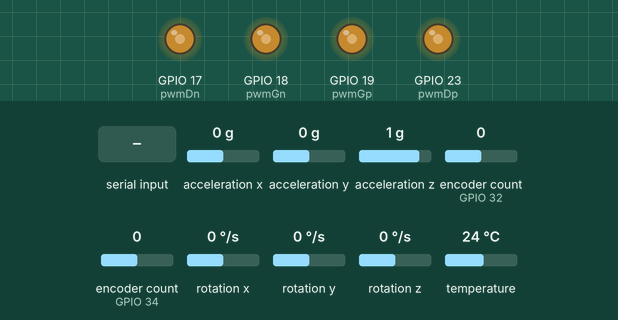
Bench run of a program on a simulated ESP32. Shown: output pins drawn as LEDs (lit = HIGH). Inputs (shaded band) come from the test bench; at power-on: encoder count (sensors on GPIO 32, GPIO 34) 0, acceleration x 0 g, acceleration y 0 g, acceleration z 1 g, rotation x 0 °/s, rotation y 0 °/s, rotation z 0 °/s, temperature 24 °C. Nothing arrives over Bluetooth unless stated; what the program prints to the serial monitor is not drawn.

Above: at 1.2 s.
1.3 s: encoder count (sensor on GPIO 32) set to 1
At 1.5 s:
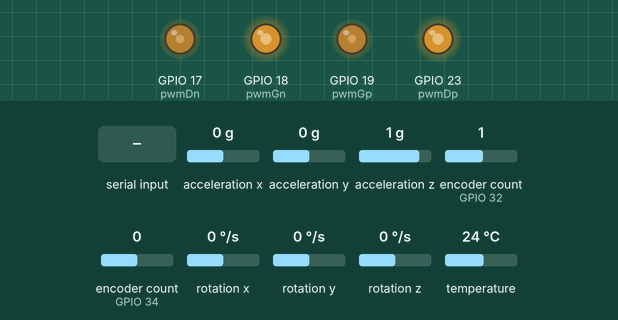
3.1 s: acceleration x set to -0.2 g
At 4.3 s:
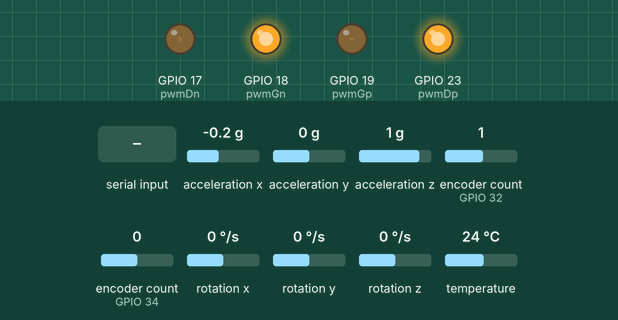
4.6 s: "Te\n" received over Serial
At 5.2 s:
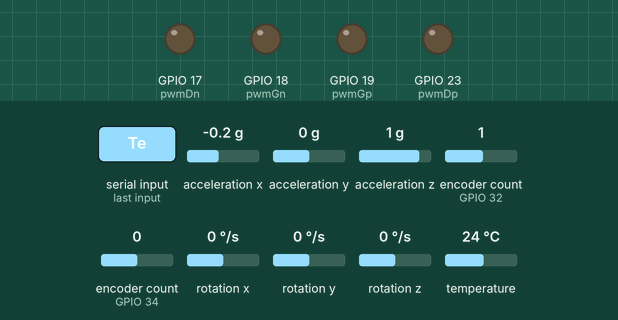
Timing chart, 0 to 7.6 s (numbered marks = the images above; inputs shaded):
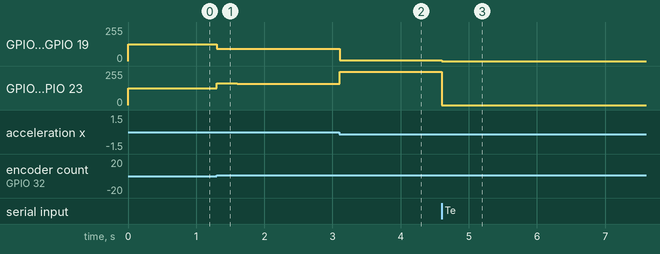

The program:

main.cpp
```cpp
#include <Arduino.h>
#include <String.h>
#include <Adafruit_MPU6050.h>
#include <Adafruit_Sensor.h>
#include <Wire.h>
#include <ESP32Encoder.h>
#include <BluetoothSerial.h>

#define CLK1 35 // CLK ENCODER mot G
#define DT1 34  // DT ENCODER mot G
#define CLK2 33 // CLK ENCODER mot D
#define DT2 32  // DT ENCODER mot D

BluetoothSerial SerialBT;

ESP32Encoder encoderG;
ESP32Encoder encoderD;

Adafruit_MPU6050 mpu;
sensors_event_t a, g, temp; // acceleration, vitesse gyro, temperature

char FlagCalcul = 0; // savoir quand on passe dans controle pour passer à affichage
float Te = 5;        // période d'échantillonage en ms
float Tau = 200;     // constante de temps du filtre angle en ms
float TauV = 115;    // constante de temps du filtre vitesse en ms

// mesure MPU
float tetaG, tetaW, tetaGF, teta; // angle gravité mesuré par l’accéléromètre, angle après filtrage éliminer le bruit haute fréquence,angel mesuree

// correction angle
float Kp = 3.195;
float Kd = 0.07;
float teta_offset = 0; // point d'équilibre mesuré
float ec;
float alpha1;
float alpha2;
float C0 = 0.134;
float teta_cons = 0.0;

// correction vitesse
long old_posG = 0;
long old_posD = 0;
long posD_actuelle, posG_actuelle;
float vitG, vitD, vitMoy;
float vitMoyF;

float Kpv = 0.7;
float Kdv = 0;
float erreur_vit;
float vit_cons = 0;
float derive_erreur;
float old_erreur_vit;

// coefficient du filtre angle
float A, B;

// coefficient du filtre vitesse
float Av, Bv;

// brochces
int pwmGp = 19; // IN1
int pwmGn = 18; // IN2
int pwmDp = 23; // IN3
int pwmDn = 17; // IN4

// caracteristiques PWM
int freq = 20000;
int canalGp = 0;
int canalGn = 1;
int canalDp = 2;
int canalDn = 3;
int resolution = 10;

void controle(void *parameters)
{
  TickType_t xLastWakeTime;
  xLastWakeTime = xTaskGetTickCount();
  while (1)
  {
    posG_actuelle = encoderG.getCount();
    posD_actuelle = encoderD.getCount();

    // Calcul des dérivées
    // nb top /tour = 748 et Te en ms et R roue = 32.5mm
    vitG = (posG_actuelle - old_posG) * (2 * PI / 748) * (1000 / Te) * 0.0325;
    vitD = (posD_actuelle - old_posD) * (2 * PI / 748) * (1000 / Te) * 0.0325;

    // Mémorisation
    old_posG = posG_actuelle;
    old_posD = posD_actuelle;

    vitMoy = (vitG + vitD) / 2.0;

    vitMoyF = Av * vitMoy + Bv * vitMoyF; // vitmoyFiltré

    erreur_vit = vitMoyF - vit_cons;
    derive_erreur = erreur_vit - old_erreur_vit; // vitesse de variation
    old_erreur_vit = erreur_vit;

    // integrale erreur +=erreur supprimer erreur
    teta_cons = -(Kpv * erreur_vit) + (Kdv * derive_erreur);

    // Saturation de teta_cons 2°
    if (teta_cons > 0.15)
      teta_cons = 0.15;
    if (teta_cons < -0.15)
      teta_cons = -0.15;
    if (teta_cons == 0.0)
      teta_cons == 0.0;

    mpu.getEvent(&a, &g, &temp); // lecture des grandeurs

    tetaG = atan2(a.acceleration.y, a.acceleration.x); // angle de gravité

    tetaGF = A * tetaG + B * tetaGF; // filtre passe bas

    tetaW = A * Tau / 1000 * (-g.gyro.z) + B * tetaW;

    teta = tetaGF + tetaW + teta_offset;

    // PID
    ec = (Kp * (teta_cons - teta) + (Kd * g.gyro.z)); // calcul de la commande ec   normalement -(Kd*g.gyro) mais bon fonctionnement -g.gyro

    if (ec > 0) // compensation des trottements secs
      ec += C0;
    else if (ec < 0)
      ec -= C0;

    if (ec > 0.48) // saturation
      ec = 0.48;
    if (ec < -0.48)
      ec = -0.48;

    alpha1 = (0.5 + ec) * 1023;
    alpha2 = (0.5 - ec) * 1023;

    ledcWrite(canalGp, alpha1);
    ledcWrite(canalGn, alpha2);

    ledcWrite(canalDp, alpha2);
    ledcWrite(canalDn, alpha1);

    FlagCalcul = 1;
    vTaskDelayUntil(&xLastWakeTime, pdMS_TO_TICKS(Te));
  }
}

void setup()
{
  // put your setup code here, to run once:
  Serial.begin(115200);
  Serial.printf("Bonjour \n\r");

  SerialBT.begin("Gyropode_NB"); // démarre le Bluetooth et nom gyropode

  // config canaux PWM
  ledcSetup(canalGp, freq, resolution);
  ledcSetup(canalGn, freq, resolution);
  ledcSetup(canalDp, freq, resolution);
  ledcSetup(canalDn, freq, resolution);

  // liaosn canaux PWM avec broches ESP32
  ledcAttachPin(pwmGp, canalGp);
  ledcAttachPin(pwmGn, canalGn);
  ledcAttachPin(pwmDp, canalDp);
  ledcAttachPin(pwmDn, canalDn);

  // encoder mot G
  encoderG.attachHalfQuad(DT1, CLK1);
  encoderG.setCount(0);

  // encoder mot D
  encoderD.attachHalfQuad(DT2, CLK2);
  encoderD.setCount(0);

  // Try to initialize!
  if (!mpu.begin())
  {
    Serial.println("Failed to find MPU6050 chip");
    while (1)
    {
      delay(10);
    }
  }
  Serial.println("MPU6050 Found!");

  // calcul coeff filtre angle
  A = 1 / (1 + Tau / Te);
  B = Tau / Te * A;

  // calcul coeff filtre vitesse
  Av = 1 / (1 + TauV / Te);
  Bv = TauV / Te * Av;

  xTaskCreate(
      controle,   // nom de la fonction
      "controle", // nom de la tache que nous venons de vréer
      10000,      // taille de la pile en octet
      NULL,       // parametre
      10,         // tres haut niveau de priorite
      NULL        // descripteur
  );
}

void reception(char ch)
{

  static int i = 0;
  static String chaine = "";
  String commande;
  String valeur;
  int index, length;

  if ((ch == 13) or (ch == 10))
  {
    index = chaine.indexOf(' ');
    length = chaine.length();
    if (index == -1)
    {
      commande = chaine;
      valeur = "";
    }
    else
    {
      commande = chaine.substring(0, index);
      valeur = chaine.substring(index + 1, length);
    }

    if (commande == "Tau")
    {
      Tau = valeur.toFloat();
      // calcul coeff filtre
      A = 1 / (1 + Tau / Te);
      B = Tau / Te * A;
    }

    if (commande == "Te")
    {
      Te = valeur.toInt();
      A = 1 / (1 + Tau / Te);
      B = Tau / Te * A;
      Av = 1 / (1 + TauV / Te);
      Bv = TauV / Te * Av;
    }

    if (commande == "Kp")
    {
      Kp = valeur.toFloat();
    }

    if (commande == "Kd")
    {
      Kd = valeur.toFloat();
    }

    if (commande == "C0")
    {
      C0 = valeur.toFloat();
    }
    if (commande == "TauV")
    {
      TauV = valeur.toFloat();
      Av = 1 / (1 + TauV / Te);
      Bv = TauV / Te * Av;
    }
    if (commande == "Kpv")
    {
      Kpv = valeur.toFloat();
    }
    if (commande == "Kdv")
    {
      Kdv = valeur.toFloat();
    }
    if (commande == "vit")
    {
      vit_cons = valeur.toFloat();
    }

    chaine = "";
  }
  else
  {
    chaine += ch;
  }
}

void loop()
{

  // Lecture des octets reçus via Bluetooth (tablette → ESP32)
  while (SerialBT.available() > 0) // tant qu'il y a des caractères en attente dans le buffer Bluetooth
    reception(SerialBT.read());    // lit un caractère et l'envoie à la fonction reception() pour parser la commande

  // Lecture des octets reçus via câble USB (PC → ESP32) pour debug
  while (Serial.available() > 0) // tant qu'il y a des caractères en attente dans le buffer USB
    reception(Serial.read());    // lit un caractère et l'envoie à la même fonction reception()

  if (FlagCalcul == 1)
  {
    // test hyperterminal

    // Serial.printf("%lf %lf %lf \n", a.acceleration.x, a.acceleration.y, a.acceleration.z);
    // Serial.printf(" %.2f  %.2f %.2f %.2f \n", tetaG, tetaGF, tetaW, tetaW + tetaGF); // valeurs des angles de gravité et filtré en rad
    // Serial.printf(" %.2f  %.2f %.2f %.2f \n", tetaG, tetaGF, tetaW, g.gyro.z); // valeurs des angles de gravité et filtré en deg
    // Serial.printf("%lf %lf %lf %lf \n", ec, teta * 180 / M_PI, C0, tetaG * 180 / M_PI);
    // Serial.printf("%lf %lf %lf %lf \n", ec, teta, Kp, Kd);
    // Serial.printf("%lf %lf %lf %lf", ec, teta * 180 / M_PI, Kp * (0 - teta) , Kd * g.gyro.z);
    // Serial.printf("%lf %lf %lf %lf \n", vit_cons, vitMoyF, Av, Bv);
    // Serial.printf("%lf %lf \n", vitMoyF, teta_cons);
    // Serial.printf("%f %f\n", vitMoyF, teta_cons);
    // Serial.printf("%f %f %f %d\n", vitMoyF, teta_cons, vit_cons, posG_actuelle);
    // Serial.printf("%f %f %f\n", vitMoyF, teta_cons, vit_cons);
    // SerialBT.printf("%.2f %.2f\n", vitMoyF, teta * 180 / M_PI); // envoie vitesse filtrée et angle en degrés vers la tablette via Bluetooth

    static int compteur = 0;
    compteur++;

    if (compteur >= 40)
    {
      // SerialBT.printf("%lf \n", vitMoyF);
      compteur = 0;
    }

    FlagCalcul = 0;
  }
}

void serialEvent()
{
  while (Serial.available() > 0) // tant qu'il y a des caractères à lire
  {
    reception(Serial.read());
  }
}
```

Measured:
- the behaviour switches between 0 and -0.1 g on acceleration x (found by bisection; images 1 and 2)
- after the input at 1.3 s, GPIO 17 (pwmDn), GPIO 19 (pwmGp): 127/255 → 92/255 at once, → 93/255 0.09 s later; GPIO 18 (pwmGn), GPIO 23 (pwmDp): 127/255 → 162/255 at once, → 161/255 0.30 s later
- after the input at 3.1 s, GPIO 17 (pwmDn), GPIO 19 (pwmGp): 93/255 → 5/255 at once; GPIO 18 (pwmGn), GPIO 23 (pwmDp): 161/255 → 250/255 at once
- after the input at 4.6 s, GPIO 17 (pwmDn), GPIO 19 (pwmGp): 5/255 → 0/255 at once; GPIO 18 (pwmGn), GPIO 23 (pwmDp): 250/255 → 0/255 at once
